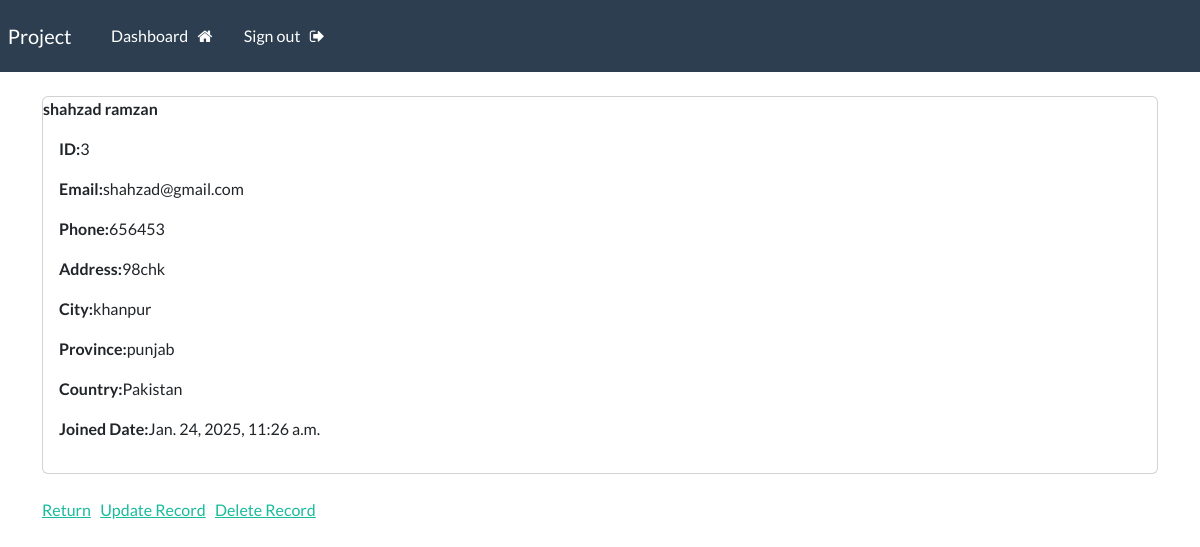
Screenshot of /record/3 (signed in) with the database file from the repository.
### webapp/models.py (models this page shows, shortened)
class Record(models.Model):
    creation_date = models.DateTimeField(auto_now_add=True)
    first_name=models.CharField(max_length=100)
    last_name = models.CharField(max_length=100)
    email = models.CharField(max_length=100)
    phone = models.CharField(max_length=100)
    address = models.CharField(max_length=100)
    city = models.CharField(max_length=100)
    province = models.CharField(max_length=100)
    country = models.CharField(max_length=100)

### webapp/views.py (the view)
# urls.py: path('record/<int:pk>',views.singular_record,name="record"),
@login_required(login_url='login')
def singular_record(request,pk):
    all_records=Record.objects.get(id=pk)
    context={'record':all_records}
    return render(request,'webapp/view-record.html',context)

### webapp/templates/webapp/view-record.html (shortened to what this page needs)
{% extends 'webapp/base.html' %}
{% block content %}
    <div class="card">
        <strong>
            {{record.first_name }}
            {{record.last_name}}
        </strong>
        <div class="card-body">
            <p><strong>ID:</strong>{{record.id}}</p>
             <p><strong>Email:</strong>{{record.email}}</p>
            <p><strong>Phone:</strong>{{record.phone}}</p>
            <p><strong>Address:</strong>{{record.address}}</p>
            <p><strong>City:</strong>{{record.city}}</p>
            <p><strong>Province:</strong>{{record.province}}</p>
            <p><strong>Country:</strong>{{record.country}}</p>
            <p><strong>Joined Date:</strong>{{record.creation_date}}</p>
        </div>
    </div>
    <br>
    <a href="{% url 'dashboard' %}" class="bt btn-secondary">Return</a>
    <a href="{% url 'update-record' record.id %}" class="bt btn-info">Update Record</a>
    <a href="{% url 'delete-record' record.id %}" class="bt btn-danger">Delete Record</a>
{% endblock %}

### rows the page displays
Record: first_name "shahzad", last_name "ramzan", id "3", email "shahzad@gmail.com", phone "656453", address "98chk", city "khanpur", province "punjab", country "Pakistan", creation_date "Jan. 24, 2025, 11:26 a.m."
